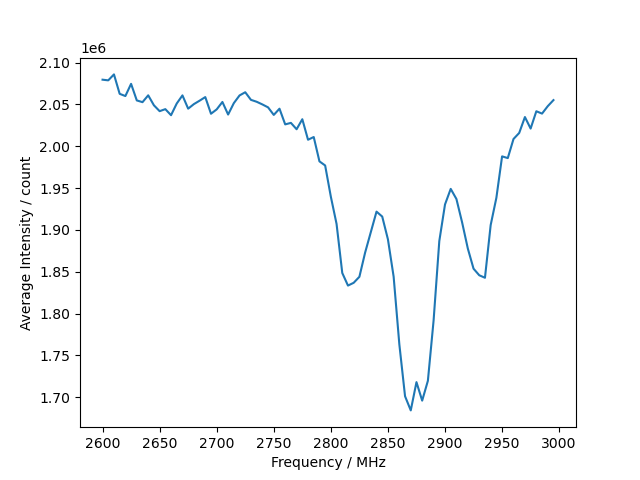

Recreate this plot in Python.
import numpy as np
import matplotlib.pyplot as plt

# zf: zero field
zf_data = np.genfromtxt("frequenzsweep.txt", delimiter=';', skip_header=14)

zf_omega = min(zip(zf_data[:, 1], zf_data[:, 3]), key=lambda t: t[1])[0]

print(zf_omega)

plt.plot(zf_data[:, 1], zf_data[:, 3])
plt.xlabel("Frequency / MHz")
plt.ylabel("Average Intensity / count")

plt.savefig("zero_field.png")

plt.show()
